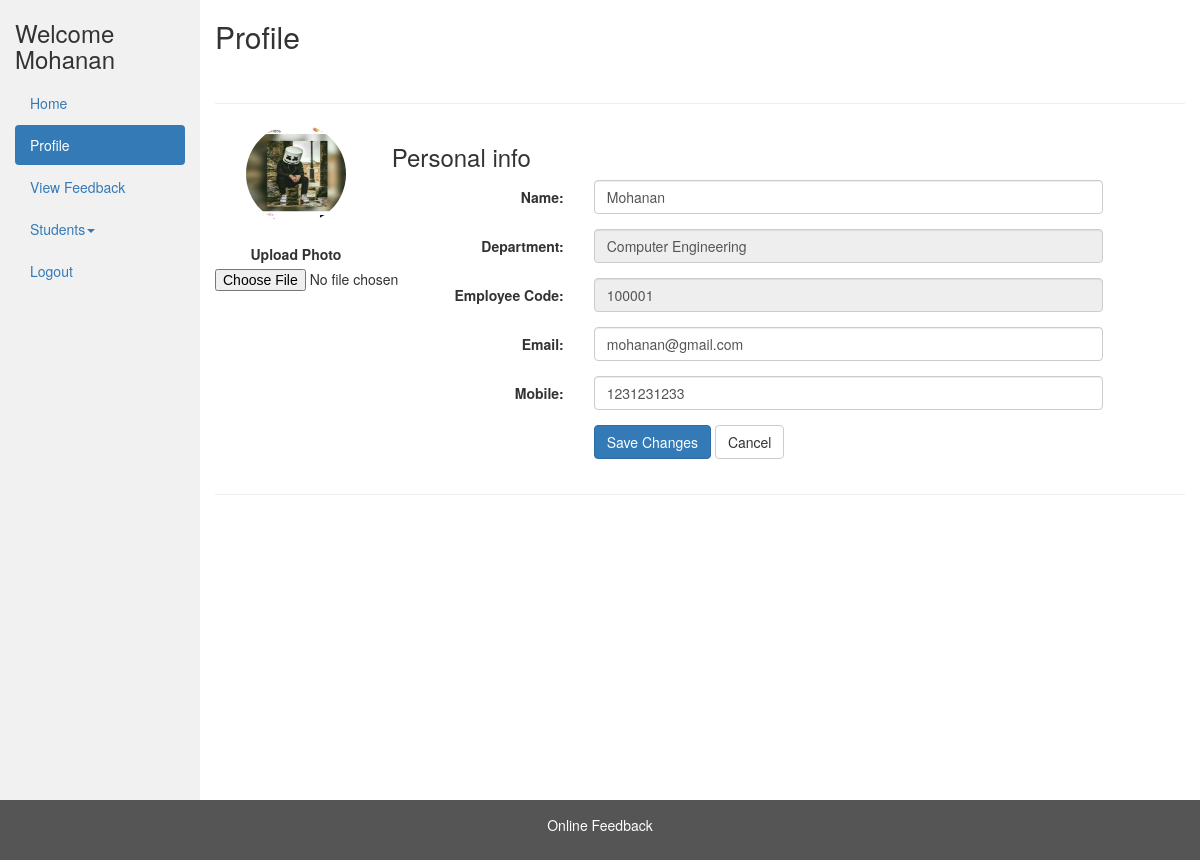
/faculty/faculty_profile.php (signed in), run on the app's committed database.
### tables this page shows
CREATE TABLE IF NOT EXISTS `faculty` (
  `id` int(11) NOT NULL AUTO_INCREMENT,
  `name` varchar(30) NOT NULL,
  `emp_code` int(10) NOT NULL,
  `department_id` int(11) NOT NULL,
  `email` varchar(255) NOT NULL,
  `mobile` bigint(20) NOT NULL,
  `image` varchar(500) NOT NULL DEFAULT '../img/no_image.jpg',
  PRIMARY KEY (`id`),
  UNIQUE KEY `emp_code` (`emp_code`)
);

CREATE TABLE IF NOT EXISTS `department` (
  `id` int(11) NOT NULL,
  `name` varchar(250) NOT NULL,
  PRIMARY KEY (`id`)
);

### faculty/faculty_profile.php (the view, shortened to what this page needs)
<?php
include_once '../database/dbconfig.php';
$user_id = $_SESSION['login_user_id'];
$sql = "SELECT * FROM `faculty` WHERE `id` = " . $user_id;
$result_query = mysqli_query($conn, $sql);
$row = mysqli_fetch_array($result_query);
$name = $row['name'];
$emp_code = $row['emp_code'];
$department_id = $row['department_id'];
$dep_sql = "SELECT * FROM `department` WHERE `id` = " . $department_id;
$dep_result = mysqli_query($conn, $dep_sql);
$dep_row = mysqli_fetch_array($dep_result);
$department = $dep_row['name'];
$email = $row['email'];
$mobile = $row['mobile'];
$image = $row['image'];
?>
    <!DOCTYPE html>
    <html lang="en">
    <head>
        <link rel="stylesheet" href="../css/bootstrap-3.4.1.min.css">
    </head>
    <body>
        <div class="container-fluid">
            <div class="row content">
                <div class="col-sm-2 sidenav">
                    <h3>Welcome
                        <?php echo $name; ?>
                    </h3>
                    <ul class="nav nav-pills nav-stacked">
                        <li><a href="faculty_dashboard.php">Home</a></li>
                        <li class="active"><a href="faculty_profile.php">Profile</a></li>
                        <li><a href="view_feedback.php">View Feedback</a></li>
                        <li>
                            <a href="#stud_sub-menu" data-toggle="collapse" data-parent="#main-menu">Students<span class="caret"></span></a>
                        </li>
                        <li><a href="../logout.php">Logout</a></li>
                    </ul><br>
                </div>
                <div class="col-sm-10">
                  <div class="container-fluid">
                    <div class="row">
                        <h2>Profile</h2>
                        <br>
                        <hr>
                            <form class="form-horizontal" method="post" action="profile_update.php" enctype="multipart/form-data">
                                <div class="col-md-2">
                                    <div class="text-center">
                                        <img src=<?php echo $image ?> class="avatar img-circle" alt="avatar" style="height: 100px; width: 100px;">
                                        <br />
                                        <br />
                                        <div class="form-group">
                                            <label>Upload Photo</label>
                                            <input type="file" name="image">
                                        </div>
                                    </div>
                                </div>
                                <div class="col-md-10 personal-info">
                                        <h3>Personal info</h3>
                                        <div class="form-group">
                                            <label class="col-lg-3 control-label">Name:</label>
                                            <div class="col-lg-8">
                                                <input name="name" class="form-control" required="required" type="text" value="<?php echo $name ?>">
                                            </div>
                                        </div>
                                        <div class="form-group">
                                            <label class="col-lg-3 control-label">Department:</label>
                                            <div class="col-lg-8">
                                                <input name="department_id" class="form-control" readonly required="required" type="text" value="<?php echo $department ?>">
                                            </div>
                                        </div>
                                        <div class="form-group">
                                            <label class="col-lg-3 control-label">Employee Code:</label>
                                            <div class="col-lg-8">
                                                <input name="emp_code" class="form-control" readonly required="required" type="text" value="<?php echo $emp_code ?>">
                                            </div>
                                        </div>
                                        <div class="form-group">
                                            <label class="col-lg-3 control-label">Email:</label>
                                            <div class="col-lg-8">
                                                <input name="email" class="form-control" required="required" type="email" value="<?php echo $email ?>">
                                            </div>
                                        </div>
                                        <div class="form-group">
                                            <label class="col-lg-3 control-label">Mobile:</label>
                                            <div class="col-lg-8">
                                                <input name="mobile" class="form-control" required="required" type="text" minlength="10" maxlength="10" onkeypress="return isNumber(event)" value="<?php echo $mobile ?>">
                                            </div>
                                        </div>
                                        <div class="form-group">
                                            <label class="col-md-3 control-label"></label>
                                            <div class="col-md-8">
                                                <input type="submit" class="btn btn-primary" value="Save Changes">
                                                <input type="reset" class="btn btn-default" value="Cancel">
                                            </div>
                                        </div>
                            </form>
                            </div>
                        </div>
                    </div>
                    <hr>
                </div>
            </div>
        <footer class="container-fluid">
            <center>
                <p>Online Feedback</p>
            </center>
        </footer>
    </body>
    </html>

### faculty/faculty_profile.php (style rules this page uses)
.row.content { height: 800px }
.sidenav { background-color: #f1f1f1; height: 100%; }
footer { background-color: #555; color: white; padding: 15px; }

### data on the page
faculty: name "Mohanan", image (picture), emp_code "100001", email "mohanan@gmail.com", mobile "1231231233"
department: department_id "Computer Engineering"
